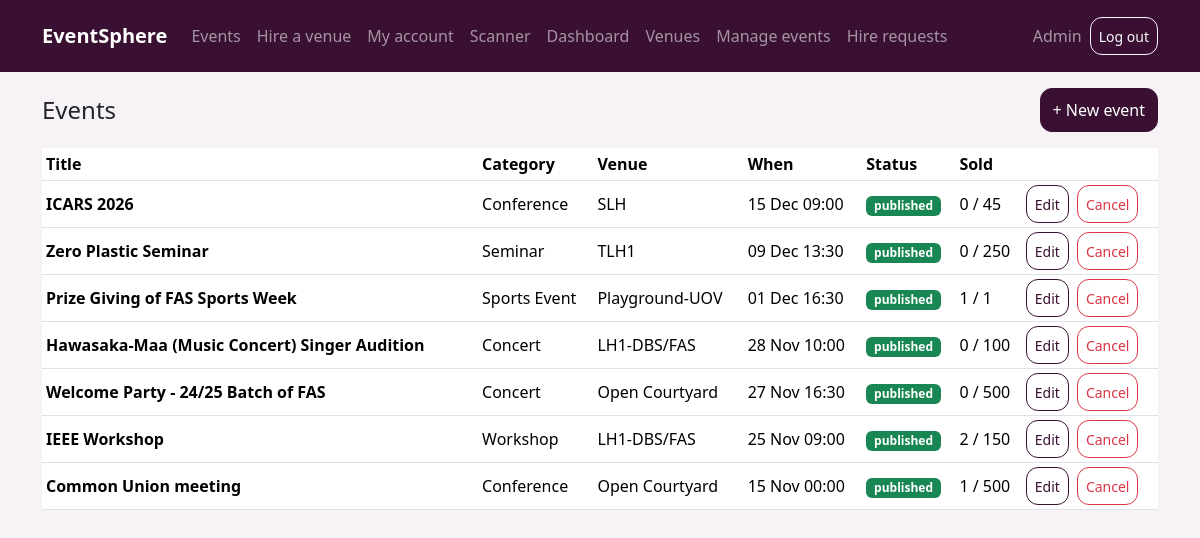
The app's page /admin/events (signed in) with its own data.
### app/models.py (models this page shows)
class User(Base):
    __tablename__ = "users"
    id = Column(Integer, primary_key=True)
    name = Column(String(100), default="")
    email = Column(String(200), unique=True, nullable=False)
    password_hash = Column(String(200), nullable=False)
    role = Column(String(20), default="attendee")  # admin / staff / attendee

class Event(Base):
    __tablename__ = "events"
    id = Column(Integer, primary_key=True)
    title = Column(String(200), nullable=False)
    category = Column(String(50), default="Concert")
    venue_id = Column(Integer, ForeignKey("venues.id"))
    start = Column(DateTime, nullable=False)
    end = Column(DateTime, nullable=False)
    description = Column(Text, default="")
    status = Column(String(20), default="draft")  # draft / published / cancelled

class Venue(Base):
    __tablename__ = "venues"
    id = Column(Integer, primary_key=True)
    name = Column(String(150), nullable=False)
    location = Column(String(200), default="")
    capacity = Column(Integer, nullable=False)
    description = Column(Text, default="")
    image = Column(String(300), default="")
    hourly_rate = Column(Float, default=0)
    open_for_hire = Column(Boolean, default=False)

### app/routes_admin.py (the view)
@router.get("/admin/events")
def events(request: Request, db=Depends(get_db), user=Depends(admin_only)):
    rows = []
    for e in db.query(Event).order_by(Event.start.desc()).all():
        cats = db.query(TicketCategory).filter_by(event_id=e.id).all()
        rows.append(dict(e=e, venue=db.get(Venue, e.venue_id),
                         sold=sum(c.sold for c in cats), total=sum(c.quantity for c in cats)))
    return render(request, "admin_events.html", db, user, rows=rows)

### app/templates/admin_events.html (shortened to what this page needs)
{% extends "base.html" %}
{% block content %}
<div class="d-flex justify-content-between align-items-center mb-3">
  <h4 class="mb-0">Events</h4>
  <a class="btn btn-primary" href="/admin/events/new">+ New event</a>
</div>
<table class="table table-sm bg-white table-stack align-middle">
  <thead><tr><th>Title</th><th>Category</th><th>Venue</th><th>When</th><th>Status</th><th>Sold</th><th></th></tr></thead>
  <tbody>
  {% for x in rows %}
  <tr>
    <td data-label="Title"><strong>{{ x.e.title }}</strong></td>
    <td data-label="Category">{{ x.e.category }}</td>
    <td data-label="Venue">{{ x.venue.name if x.venue }}</td>
    <td data-label="When">{{ x.e.start.strftime('%d %b %H:%M') }}</td>
    <td data-label="Status"><span class="badge bg-{{ 'success' if x.e.status == 'published' else 'secondary' if x.e.status == 'draft' else 'danger' }}">{{ x.e.status }}</span></td>
    <td data-label="Sold">{{ x.sold }} / {{ x.total }}</td>
    <td class="actions">
      <div class="d-flex flex-wrap gap-2">
        {% if x.e.status != 'cancelled' %}<a class="btn btn-sm btn-outline-primary" href="/admin/events/{{ x.e.id }}/edit">Edit</a>{% endif %}
        {% if x.e.status != 'cancelled' %}
        <form method="post" action="/admin/events/{{ x.e.id }}/cancel" class="d-inline"
              onsubmit="return confirm('Cancel this event and refund everyone?')">
          <button class="btn btn-sm btn-outline-danger">Cancel</button>
        </form>{% endif %}
      </div>
    </td>
  </tr>
  {% else %}<tr><td class="full text-muted">No events yet</td></tr>
  {% endfor %}
  </tbody>
</table>
{% endblock %}

### app/templates/base.html (shortened to what this page needs)
<!doctype html>
<html lang="en">
<head>
  <link href="https://cdn.jsdelivr.net/npm/bootstrap@5.3.3/dist/css/bootstrap.min.css" rel="stylesheet">
  <link href="/static/style.css" rel="stylesheet">
</head>
<body>
{% set p = request.url.path %}
<nav class="navbar navbar-expand-lg navbar-dark topbar sticky-top">
  <div class="container">
    <a class="navbar-brand fw-bold" href="/events">EventSphere</a>
    <div class="collapse navbar-collapse" id="nav">
      <ul class="navbar-nav me-auto">
        <li class="nav-item"><a class="nav-link" href="/events">Events</a></li>
        {% if user %}
        <li class="nav-item"><a class="nav-link" href="/hire">Hire a venue</a></li>
        <li class="nav-item"><a class="nav-link" href="/my">My account</a></li>
        {% if user.role in ['staff', 'admin'] %}
        <li class="nav-item"><a class="nav-link" href="/staff/scanner">Scanner</a></li>{% endif %}
        {% if user.role == 'admin' %}
        <li class="nav-item"><a class="nav-link" href="/admin/dashboard">Dashboard</a></li>
        <li class="nav-item"><a class="nav-link" href="/admin/venues">Venues</a></li>
        <li class="nav-item"><a class="nav-link" href="/admin/events">Manage events</a></li>
        <li class="nav-item"><a class="nav-link" href="/admin/hires">Hire requests</a></li>{% endif %}
        {% endif %}
      </ul>
      {% if user %}
      <form method="post" action="/logout" class="d-flex align-items-center gap-2 py-2">
        <span class="navbar-text">{{ user.name or user.email }}</span>
        <button class="btn btn-outline-light btn-sm">Log out</button>
      </form>
      {% else %}
      <div class="d-flex gap-2 py-2">
        <a class="btn btn-outline-light btn-sm" href="/login">Log in</a>
        <a class="btn btn-light btn-sm" href="/register">Register</a>
      </div>
      {% endif %}
    </div>
  </div>
</nav>
<main class="container py-3">
  {% block content %}{% endblock %}
</main>
</body>
</html>

### app/static/style.css (style rules this page uses)
:root { --brand: #391032; --brand-dark: #240a20; --brand-soft: #f3e8f1; --accent: #b5539f; --bs-primary: #391032; --bs-primary-rgb: 57, 16, 50; --bs-link-color: #391032; --bs-link-hover-color: #240a20; --bs-link-color-rgb: 57, 16, 50; }
body { background: #f7f2f6; padding-bottom: 80px; -webkit-tap-highlight-color: transparent; }
.btn { min-height: 44px; border-radius: 12px; display: inline-flex; align-items: center; justify-content: center; }
.btn-sm { min-height: 38px; }
.btn-primary { --bs-btn-bg: #391032; --bs-btn-border-color: #391032; --bs-btn-hover-bg: #240a20; --bs-btn-hover-border-color: #240a20; --bs-btn-active-bg: #240a20; --bs-btn-active-border-color: #240a20; --bs-btn-disabled-bg: #391032; --bs-btn-disabled-border-color: #391032; }
.btn-outline-primary { --bs-btn-color: #391032; --bs-btn-border-color: #391032; --bs-btn-hover-bg: #391032; --bs-btn-hover-border-color: #391032; --bs-btn-active-bg: #391032; --bs-btn-active-border-color: #391032; }
.topbar { background: var(--brand) !important; }
@media (min-width: 992px) { body { padding-bottom: 0; } }

### records on screen
User: name "Admin"
Event: e "ICARS 2026", e.category "Conference", e.start "15 Dec 09:00", e.status "published"
Venue: venue "SLH"
Event: e "Zero Plastic Seminar", e.category "Seminar", e.start "09 Dec 13:30", e.status "published"
Venue: venue "TLH1"
Event: e "Prize Giving of FAS Sports Week", e.category "Sports Event", e.start "01 Dec 16:30", e.status "published"
Venue: venue "Playground-UOV"
Event: e "Hawasaka-Maa (Music Concert) Singer Audition", e.category "Concert", e.start "28 Nov 10:00", e.status "published"
Venue: venue "LH1-DBS/FAS" "LH1-DBS/FAS"
Event: e "Welcome Party - 24/25 Batch of FAS", e.category "Concert", e.start "27 Nov 16:30", e.status "published"
Venue: venue "Open Courtyard" "Open Courtyard"
Event: e "IEEE Workshop", e.category "Workshop", e.start "25 Nov 09:00", e.status "published"
Event: e "Common Union meeting", e.category "Conference", e.start "15 Nov 00:00", e.status "published"

### other values on screen
{{ x.sold }} "0" "0" "1" "0" "0" "2" "1"
{{ x.total }} "45" "250" "1" "100" "500" "150" "500"
